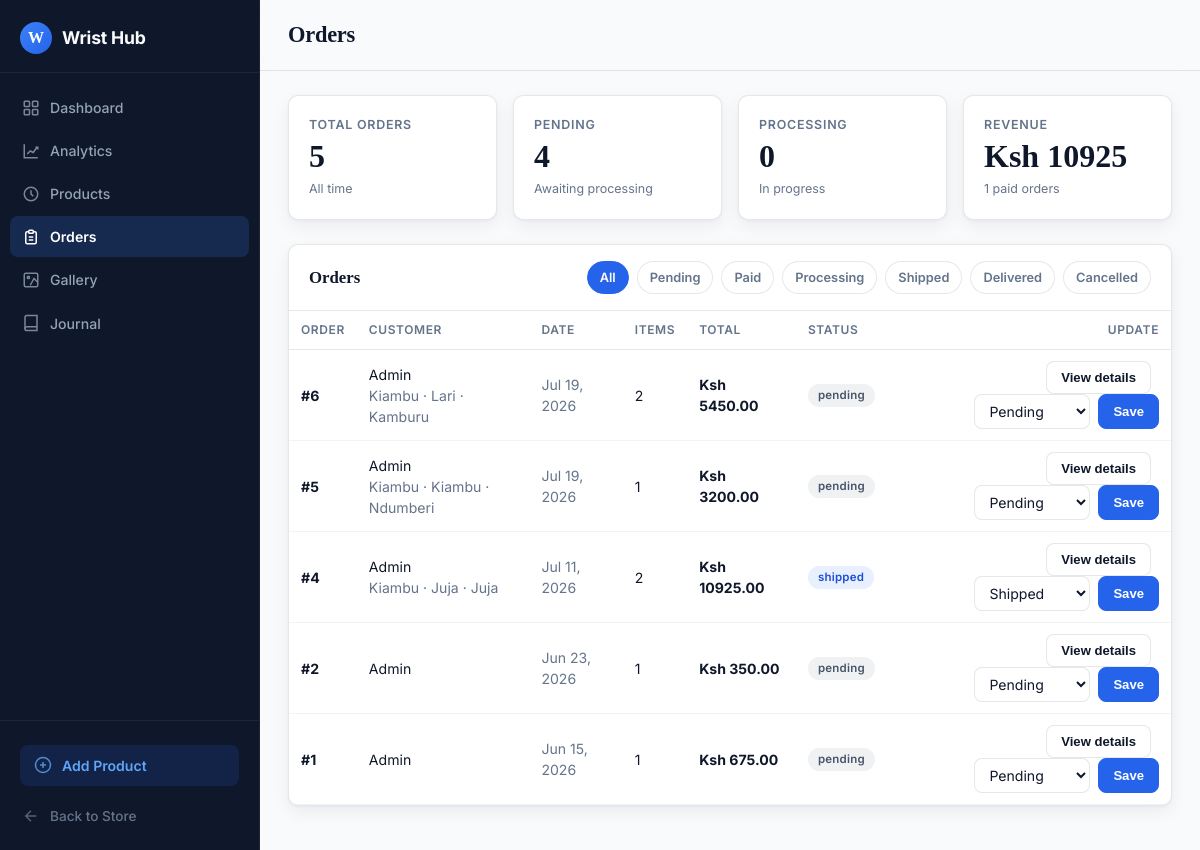
/panel/orders/, run on an earlier commit of the app's database.
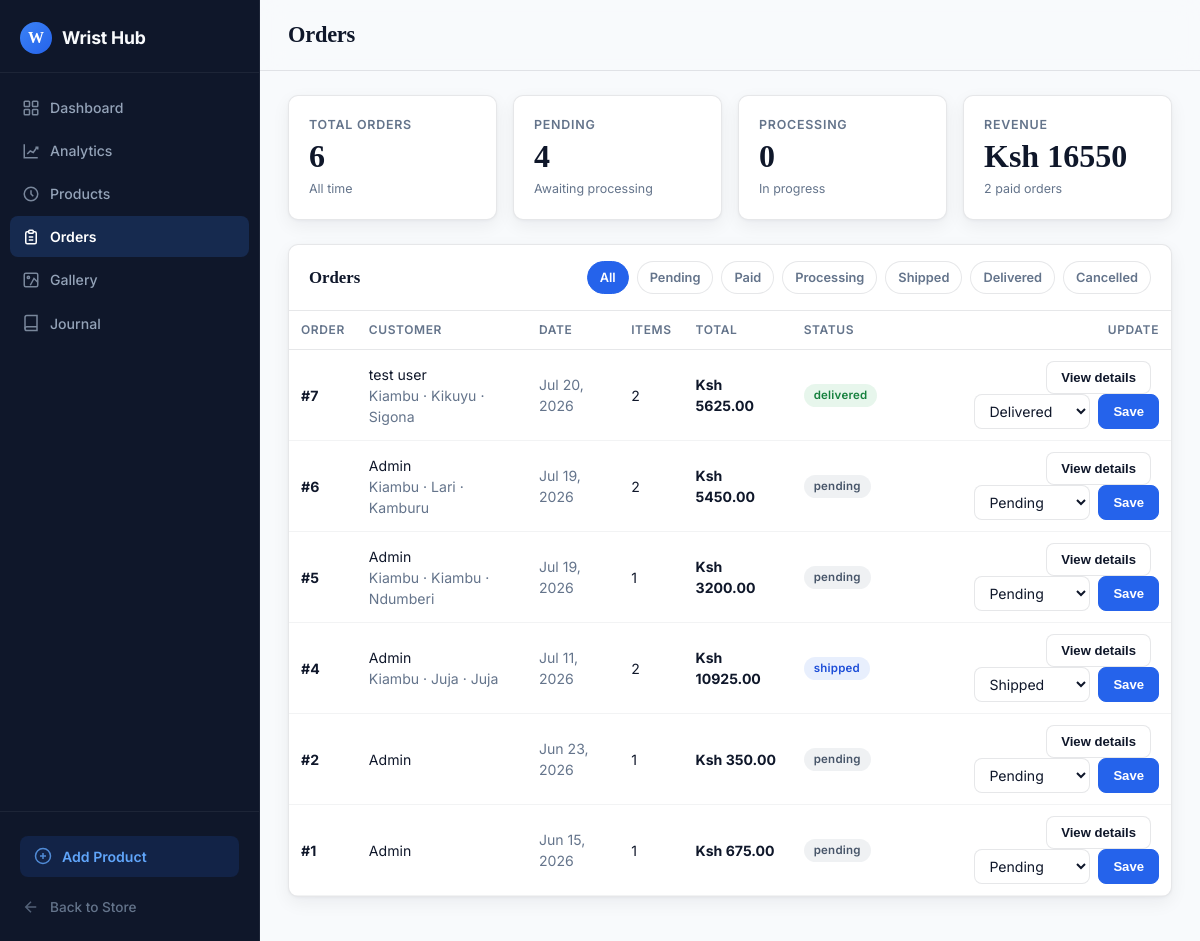
And on a later commit of the database.
### wshop/models.py (models this page shows, shortened)
class Order(models.Model):
    STATUS_CHOICES = [
        ("pending", "Pending"),
        ("paid", "Paid"),
        ("processing", "Processing"),
        ("shipped", "Shipped"),
        ("delivered", "Delivered"),
        ("cancelled", "Cancelled"),
    ]
    user = models.ForeignKey(
        settings.AUTH_USER_MODEL,
        on_delete=models.SET_NULL,
        related_name="orders",
        blank=True,
        null=True,
    )
    full_name = models.CharField(max_length=120)
    email = models.EmailField()
    phone = models.CharField(max_length=30)
    county = models.CharField(max_length=100, blank=True)
    sub_county = models.CharField(max_length=100, blank=True)
    ward = models.CharField(max_length=100, blank=True)
    status = models.CharField(max_length=20, choices=STATUS_CHOICES, default="pending")
    total = models.DecimalField(
        max_digits=10,
        decimal_places=2,
        validators=[MinValueValidator(0)],
    )
    created_at = models.DateTimeField(auto_now_add=True)
    updated_at = models.DateTimeField(auto_now=True)
    class Meta:
        ordering = ["-created_at"]

### wshop/views_admin.py (the view, shortened to what this page needs)
# urls.py: path("panel/orders/", views_admin.admin_orders, name="panel-orders"),
def admin_orders(request):
    allowed_statuses = {choice[0] for choice in Order.STATUS_CHOICES}
    status_filter = request.GET.get("status", "").strip()
    orders_qs = Order.objects.select_related("user").prefetch_related("items__watch")
    if status_filter in allowed_statuses:
        orders_qs = orders_qs.filter(status=status_filter)
    orders = orders_qs.order_by("-created_at")[:50]
    badge_map = {
        "pending": "badge-default",
        "paid": "badge-info",
        "processing": "badge-warning",
        "shipped": "badge-info",
        "delivered": "badge-success",
        "cancelled": "badge-danger",
    }
    for order in orders:
        order.status_badge = badge_map.get(order.status, "badge-default")
        order.item_count = sum(item.quantity for item in order.items.all())
    total_orders = Order.objects.count()
    pending_orders = Order.objects.filter(status="pending").count()
    processing_orders = Order.objects.filter(status="processing").count()
    delivered_orders = Order.objects.filter(status="delivered").count()
    paid_orders = Order.objects.filter(status__in=["paid", "processing", "shipped", "delivered"]).count()
    revenue = Order.objects.filter(status__in=["paid", "processing", "shipped", "delivered"]).aggregate(total=Sum("total"))["total"] or 0
    context = {
        "orders": orders,
        "status_choices": Order.STATUS_CHOICES,
        "status_filter": status_filter,
        "total_orders": total_orders,
        "pending_orders": pending_orders,
        "processing_orders": processing_orders,
        "delivered_orders": delivered_orders,
        "paid_orders": paid_orders,
        "revenue": revenue,
        "dashboard_title": "Orders",
        "orders_active": True,
    }
    return render(request, "panel/orders.html", context)

### wshop/analytics.py (called while the page is built)
def should_track_request(request):
    if request.path.startswith(("/admin/", "/panel/", "/static/", "/media/")):
        return False
    if request.path in {"/cart/count/"}:
        return False
    if request.method not in {"GET", "POST"}:
        return False
    return True

### wshop/templates/panel/orders.html (shortened to what the changed rows need)
{% extends "panel/base.html" %}
{% block content %}
<div class="stats-grid">
    <div class="stat-card">
        <span class="stat-label">Total Orders</span>
        <span class="stat-value">{{ total_orders }}</span>
        <span class="stat-change">All time</span>
    </div>
    <div class="stat-card">
        <span class="stat-label">Revenue</span>
        <span class="stat-value">Ksh {{ revenue|floatformat:0 }}</span>
        <span class="stat-change">{{ paid_orders }} paid orders</span>
    </div>
</div>
<div class="card">
    <div class="card-header" style="flex-wrap: wrap; gap: 14px;">
        <div class="order-filters" style="display: flex; flex-wrap: wrap; gap: 8px;">
            <a class="filter-chip{% if not status_filter %} is-active{% endif %}" href="{% url 'panel-orders' %}">All</a>
            {% for value, label in status_choices %}
                <a class="filter-chip{% if status_filter == value %} is-active{% endif %}" href="{% url 'panel-orders' %}?status={{ value }}">{{ label }}</a>
            {% endfor %}
        </div>
    </div>
    <div class="card-body" style="padding: 0;">
        {% if orders %}
            <div class="table-wrap">
                <table>
                    <thead>
                        <tr>
                            <th>Order</th>
                            <th>Customer</th>
                            <th>Date</th>
                            <th>Items</th>
                            <th>Total</th>
                            <th>Status</th>
                            <th class="text-right">Update</th>
                        </tr>
                    </thead>
                    <tbody>
                        {% for order in orders %}
                            <tr>
                                <td><strong>#{{ order.pk }}</strong></td>
                                <td>
                                    {% if order.user %}
                                        {{ order.user.get_full_name|default:order.user.username }}
                                    {% else %}
                                        {{ order.full_name }}
                                    {% endif %}
                                    {% if order.county or order.sub_county %}
                                        <br><span class="text-muted">{{ order.county|title }}{% if order.sub_county %} &middot; {{ order.sub_county|title }}{% endif %}{% if order.ward %} &middot; {{ order.ward|title }}{% endif %}</span>
                                    {% endif %}
                                </td>
                                <td class="text-muted">{{ order.created_at|date:"M d, Y" }}</td>
                                <td>{{ order.item_count }}</td>
                                <td><strong>Ksh {{ order.total|floatformat:2 }}</strong></td>
                                <td><span class="badge {{ order.status_badge }}">{{ order.status }}</span></td>
                                <td class="text-right">
                                    <button class="btn btn-secondary" type="button" data-order-toggle="{{ order.pk }}" style="margin-right: 8px;">View details</button>
                                    <form method="post" style="display: inline-flex; gap: 8px; justify-content: flex-end;">
                                        <select name="status" style="padding: 7px 10px; border: 1px solid var(--line); border-radius: 8px; background: #fff; color: var(--ink); font: inherit;">
                                            {% for value, label in status_choices %}
                                                <option value="{{ value }}"{% if value == order.status %} selected{% endif %}>{{ label }}</option>
                                            {% endfor %}
                                        </select>
                                        <button class="btn btn-primary" type="submit">Save</button>
                                    </form>
                                </td>
                            </tr>
                        {% endfor %}
                    </tbody>
                </table>
            </div>
        {% else %}
            <div class="empty-state" style="margin: 20px;">
                <h2 style="margin: 0 0 6px; font-family: Georgia, serif; color: var(--ink);">No orders found</h2>
                <p style="margin: 0; color: var(--muted);">There are no orders matching this filter.</p>
            </div>
        {% endif %}
    </div>
</div>
{% endblock %}

What changed in the data, as far as the page shows it:
added Order: pk "7", user.get_full_name "test user", county "Kiambu", sub_county "Kikuyu", ward "Sigona", created_at "Jul 20, 2026", item_count "2", total "5625.00", status "delivered", status "Delivered"
Also different on the page:
{{ total_orders }}: "5" → "6"
{{ revenue|floatformat:0 }}: "10925" → "16550"
{{ paid_orders }}: "1" → "2"
